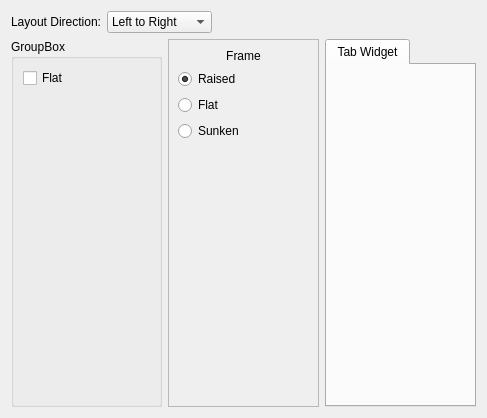
<?xml version="1.0" encoding="UTF-8"?>
<ui version="4.0">
 <class>FrameDemoWidget</class>
 <widget class="QWidget" name="FrameDemoWidget">
  <property name="geometry">
   <rect>
    <x>0</x>
    <y>0</y>
    <width>487</width>
    <height>418</height>
   </rect>
  </property>
  <layout class="QVBoxLayout" name="verticalLayout">
   <item>
    <layout class="QHBoxLayout" name="horizontalLayout">
     <item>
      <widget class="QLabel" name="label">
       <property name="text">
        <string>Layout Direction:</string>
       </property>
       <property name="alignment">
        <set>Qt::AlignRight|Qt::AlignTrailing|Qt::AlignVCenter</set>
       </property>
       <property name="buddy">
        <cstring>directionComboBox</cstring>
       </property>
      </widget>
     </item>
     <item>
      <widget class="KComboBox" name="directionComboBox">
       <item>
        <property name="text">
         <string>Left to Right</string>
        </property>
       </item>
       <item>
        <property name="text">
         <string>Right to Left</string>
        </property>
       </item>
       <item>
        <property name="text">
         <string>Top to Bottom</string>
        </property>
       </item>
       <item>
        <property name="text">
         <string>Bottom to Top</string>
        </property>
       </item>
      </widget>
     </item>
     <item>
      <spacer name="horizontalSpacer">
       <property name="orientation">
        <enum>Qt::Horizontal</enum>
       </property>
       <property name="sizeHint" stdset="0">
        <size>
         <width>40</width>
         <height>20</height>
        </size>
       </property>
      </spacer>
     </item>
    </layout>
   </item>
   <item>
    <layout class="QHBoxLayout" name="frameLayout" stretch="1,1,1">
     <item>
      <widget class="QGroupBox" name="groupBox">
       <property name="title">
        <string>GroupBox</string>
       </property>
       <layout class="QVBoxLayout" name="verticalLayout_3">
        <item>
         <widget class="QCheckBox" name="flatGroupBoxCheckBox">
          <property name="text">
           <string comment="Flat group box. No frame is actually drawn">Flat</string>
          </property>
         </widget>
        </item>
        <item>
         <spacer name="verticalSpacer_2">
          <property name="orientation">
           <enum>Qt::Vertical</enum>
          </property>
          <property name="sizeHint" stdset="0">
           <size>
            <width>20</width>
            <height>40</height>
           </size>
          </property>
         </spacer>
        </item>
       </layout>
      </widget>
     </item>
     <item>
      <widget class="QFrame" name="frame">
       <property name="frameShape">
        <enum>QFrame::StyledPanel</enum>
       </property>
       <property name="frameShadow">
        <enum>QFrame::Raised</enum>
       </property>
       <layout class="QVBoxLayout" name="verticalLayout_2">
        <item>
         <widget class="QLabel" name="label_2">
          <property name="text">
           <string>Frame</string>
          </property>
          <property name="alignment">
           <set>Qt::AlignCenter</set>
          </property>
         </widget>
        </item>
        <item>
         <widget class="QRadioButton" name="raisedFrameRadioButton">
          <property name="text">
           <string>Raised</string>
          </property>
          <property name="checked">
           <bool>true</bool>
          </property>
         </widget>
        </item>
        <item>
         <widget class="QRadioButton" name="plainFrameRadioButton">
          <property name="enabled">
           <bool>true</bool>
          </property>
          <property name="text">
           <string comment="Flat frame. No frame is actually drawn.">Flat</string>
          </property>
         </widget>
        </item>
        <item>
         <widget class="QRadioButton" name="sunkenFrameRadioButton">
          <property name="text">
           <string>Sunken</string>
          </property>
         </widget>
        </item>
        <item>
         <spacer name="verticalSpacer">
          <property name="orientation">
           <enum>Qt::Vertical</enum>
          </property>
          <property name="sizeHint" stdset="0">
           <size>
            <width>20</width>
            <height>40</height>
           </size>
          </property>
         </spacer>
        </item>
       </layout>
      </widget>
     </item>
     <item>
      <widget class="KTabWidget" name="tabWidget">
       <property name="currentIndex">
        <number>0</number>
       </property>
       <widget class="QWidget" name="tab">
        <attribute name="title">
         <string>Tab Widget</string>
        </attribute>
       </widget>
      </widget>
     </item>
    </layout>
   </item>
  </layout>
 </widget>
 <customwidgets>
  <customwidget>
   <class>KComboBox</class>
   <extends>QComboBox</extends>
   <header>kcombobox.h</header>
  </customwidget>
  <customwidget>
   <class>KTabWidget</class>
   <extends>QTabWidget</extends>
   <header>ktabwidget.h</header>
   <container>1</container>
  </customwidget>
 </customwidgets>
 <tabstops>
  <tabstop>directionComboBox</tabstop>
  <tabstop>flatGroupBoxCheckBox</tabstop>
  <tabstop>raisedFrameRadioButton</tabstop>
  <tabstop>plainFrameRadioButton</tabstop>
  <tabstop>sunkenFrameRadioButton</tabstop>
  <tabstop>tabWidget</tabstop>
 </tabstops>
 <resources/>
 <connections/>
</ui>
